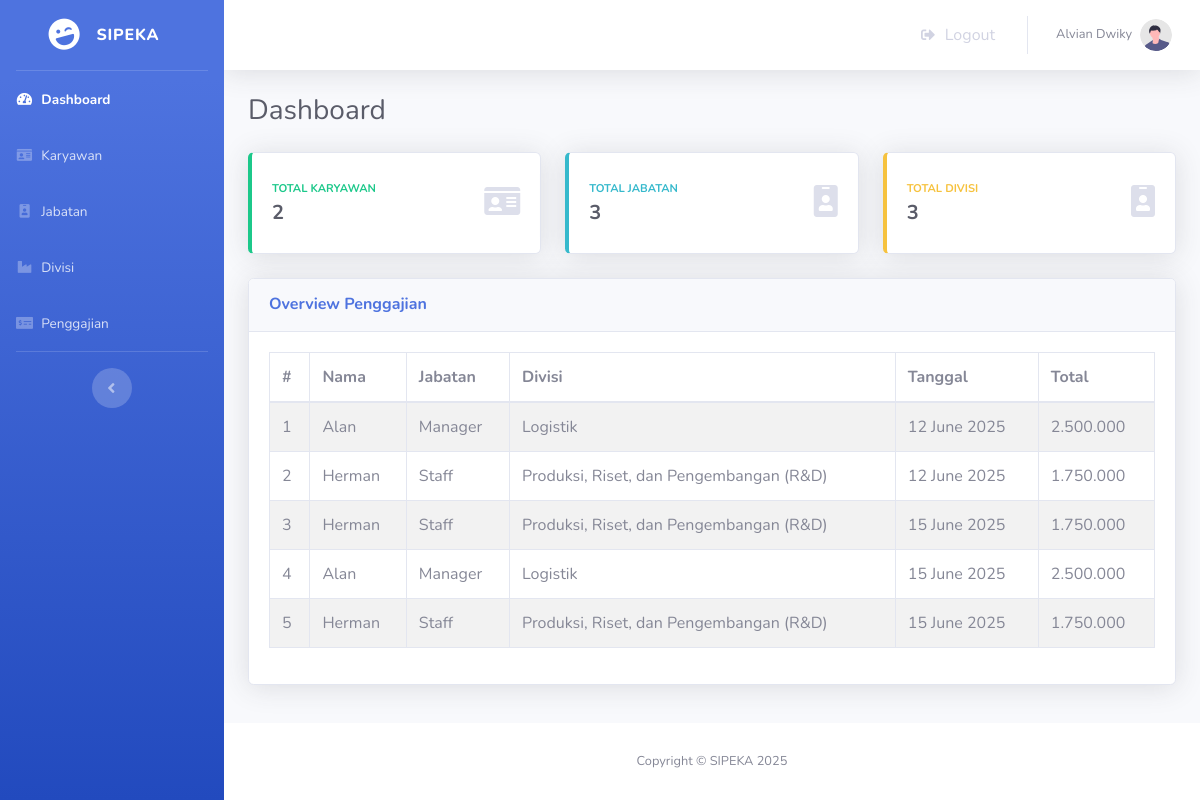
Page /hr/index.php (signed in) on the committed database.
### tables this page shows
CREATE TABLE `penggajian` (
  `id_penggajian` int(11) NOT NULL,
  `id_karyawan` int(11) DEFAULT NULL,
  `tanggal` date DEFAULT current_timestamp()
);

CREATE TABLE `karyawan` (
  `id_karyawan` int(11) NOT NULL,
  `nama` varchar(100) DEFAULT NULL,
  `nik` varchar(20) DEFAULT NULL,
  `id_jabatan` int(11) DEFAULT NULL,
  `id_divisi` int(11) DEFAULT NULL
);

CREATE TABLE `jabatan` (
  `id_jabatan` int(11) NOT NULL,
  `nama_jabatan` varchar(50) DEFAULT NULL,
  `gaji_pokok` int(11) DEFAULT NULL
);

CREATE TABLE `divisi` (
  `id_divisi` int(11) NOT NULL,
  `nama_divisi` varchar(50) DEFAULT NULL,
  `tunjangan` int(11) NOT NULL
);

### hr/index.php (the view, shortened to what this page needs)
<!DOCTYPE html>
<html lang="en">
<head>
    <?php
        require('../config.php');
    ?>
    <link href="vendor/fontawesome-free/css/all.min.css" rel="stylesheet" type="text/css">
    <link href="css/sb-admin-2.css" rel="stylesheet">
</head>
<body id="page-top">
    <div id="wrapper">
        <ul class="navbar-nav bg-gradient-primary sidebar sidebar-dark accordion" id="accordionSidebar">
            <a class="sidebar-brand d-flex align-items-center justify-content-center" href="index.php">
                <div class="sidebar-brand-icon rotate-n-15">
                    <i class="fas fa-laugh-wink"></i>
                </div>
                <div class="sidebar-brand-text mx-3">SIPEKA</div>
            </a>
            <hr class="sidebar-divider my-0">
            <li class="nav-item active">
                <a class="nav-link" href="index.php">
                    <i class="fas fa-fw fa-tachometer-alt"></i>
                    <span>Dashboard</span></a>
            </li>
            <li class="nav-item">
                <a class="nav-link" href="karyawan.php">
                    <i class="fas fa-fw fa-id-card"></i>
                    <span>Karyawan</span></a>
            </li>
            <li class="nav-item">
                <a class="nav-link" href="jabatan.php">
                    <i class="fas fa-fw fa-id-badge"></i>
                    <span>Jabatan</span></a>
            </li>
            <li class="nav-item">
                <a class="nav-link" href="divisi.php">
                    <i class="fas fa-fw fa-industry"></i>
                    <span>Divisi</span></a>
            </li>
            <li class="nav-item">
                <a class="nav-link" href="penggajian.php">
                    <i class="fas fa-fw fa-money-check-alt"></i>
                    <span>Penggajian</span></a>
            </li>
            <hr class="sidebar-divider d-none d-md-block">
            <div class="text-center d-none d-md-inline">
                <button class="rounded-circle border-0" id="sidebarToggle"></button>
            </div>
        </ul>
        <div id="content-wrapper" class="d-flex flex-column">
            <div id="content">
                <nav class="navbar navbar-expand navbar-light bg-white topbar mb-4 static-top shadow">
                    <ul class="navbar-nav ml-auto">
                        <div class="nav-item no-arrow mx-1">
                            <a class="nav-link" href="../logout.php" data-toggle="modal" data-target="#logoutModal">
                                <i class="fas fa-sign-out-alt fa-sm fa-fw mr-2"></i>
                                Logout
                            </a>
                        </div>
                        <div class="nav-item dropdown no-arrow">
                            <div class="nav-link dropdown-toggle" aria-haspopup="true" aria-expanded="false">
                                <span class="mr-2 d-none d-lg-inline text-gray-600 small"><?php echo $_SESSION['nama'] ?></span>
                                <img class="img-profile rounded-circle"
                                    src="img/undraw_profile.svg">
                            </div>
                        </div>
                    </ul>
                </nav>
                <div class="container-fluid">
                    <div class="d-sm-flex align-items-center justify-content-between mb-4">
                        <h1 class="h3 mb-0 text-gray-800">Dashboard</h1>
                    </div>
                    <div class="row">
                        <div class="col-xl-4 col-md-6 mb-4">
                            <div class="card border-left-success shadow h-100 py-2">
                                <div class="card-body">
                                    <div class="row no-gutters align-items-center">
                                        <div class="col mr-2">
                                            <div class="text-xs font-weight-bold text-success text-uppercase mb-1">Total Karyawan</div>
                                            <div class="h5 mb-0 font-weight-bold text-gray-800">
                                                <?php
                                                    $q = "select count(*) as total from karyawan";
                                                    $r = mysqli_query($con, $q);
                                                    $dt = mysqli_fetch_assoc($r)
                                                ?>
                                                <div class="h5 mb-0 font-weight-bold text-gray-800"><?php echo $dt['total'] ?></div>
                                            </div>
                                        </div>
                                        <div class="col-auto">
                                            <i class="fas fa-id-card fa-2x text-gray-300"></i>
                                        </div>
                                    </div>
                                </div>
                            </div>
                        </div>
                        <div class="col-xl-4 col-md-6 mb-4">
                            <div class="card border-left-info shadow h-100 py-2">
                                <div class="card-body">
                                    <div class="row no-gutters align-items-center">
                                        <div class="col mr-2">
                                            <div class="text-xs font-weight-bold text-info text-uppercase mb-1">Total Jabatan</div>
                                            <div class="h5 mb-0 font-weight-bold text-gray-800">
                                                <?php
                                                    $q = "select count(*) as total from jabatan";
                                                    $r = mysqli_query($con, $q);
                                                    $dt = mysqli_fetch_assoc($r)
                                                ?>
                                                <div class="h5 mb-0 font-weight-bold text-gray-800"><?php echo $dt['total'] ?></div>
                                            </div>
                                        </div>
                                        <div class="col-auto">
                                            <i class="fas fa-id-badge fa-2x text-gray-300"></i>
                                        </div>
                                    </div>
                                </div>
                            </div>
                        </div>
                        <div class="col-xl-4 col-md-6 mb-4">
                            <div class="card border-left-warning shadow h-100 py-2">
                                <div class="card-body">
                                    <div class="row no-gutters align-items-center">
                                        <div class="col mr-2">
                                            <div class="text-xs font-weight-bold text-warning text-uppercase mb-1">Total Divisi</div>
                                            <div class="h5 mb-0 font-weight-bold text-gray-800">
                                                <?php
                                                    $q = "select count(*) as total from divisi";
                                                    $r = mysqli_query($con, $q);
                                                    $dt = mysqli_fetch_assoc($r)
                                                ?>
                                                <div class="h5 mb-0 font-weight-bold text-gray-800"><?php echo $dt['total'] ?></div>
                                            </div>
                                        </div>
                                        <div class="col-auto">
                                            <i class="fas fa-id-badge fa-2x text-gray-300"></i>
                                        </div>
                                    </div>
                                </div>
                            </div>
                        </div>
                    </div>
                    <div class="row">
                        <div class="col-xl-12">
                            <div class="card shadow mb-4">
                                <div
                                    class="card-header py-3 d-flex flex-row align-items-center justify-content-between">
                                    <h6 class="m-0 font-weight-bold text-primary">Overview Penggajian</h6>
                                </div>
                                <div class="card-body">
                                    <div class="table-responsive">
                                    <table class="table table-striped table-bordered">
                                        <thead>
                                            <tr>
                                            <th scope="col">#</th>
                                            <th scope="col">Nama</th>
                                            <th scope="col">Jabatan</th>
                                            <th scope="col">Divisi</th>
                                            <th scope="col">Tanggal</th>
                                            <th scope="col">Total</th>
                                            </tr>
                                        </thead>
                                        <tbody>
                                            <?php
                                                $q = "SELECT *, (j.gaji_pokok + d.tunjangan) AS total_gaji FROM penggajian p JOIN karyawan k ON p.id_karyawan = k.id_karyawan JOIN jabatan j ON k.id_jabatan = j.id_jabatan JOIN divisi d ON k.id_divisi = d.id_divisi ORDER BY p.tanggal ASC";
                                                $r = mysqli_query($con,$q);
                                                $i=1;
                                                if($r){
                                                    while($row = mysqli_fetch_assoc($r)){
                                                        $tanggal = $row['tanggal'];
                                                        echo "<tr>";
                                                        echo "<td>$i</td>";
                                                        echo "<td>$row[nama]</td>";
                                                        echo "<td>$row[nama_jabatan]</td>";
                                                        echo "<td>$row[nama_divisi]</td>";
                                                        echo "<td>" . date('d F Y', strtotime($tanggal)) . "</td>";
                                                        echo "<td>" . number_format($row['total_gaji'], 0, ',', '.') . "</td>";
                                                        echo "</tr>";
                                                        $i++;
                                                    }
                                                }
                                            ?>
                                        </tbody>
                                    </table>
                                </div>
                                </div>
                            </div>
                        </div>
                    </div>
                </div>
            </div>
            <footer class="sticky-footer bg-white">
                <div class="container my-auto">
                    <div class="copyright text-center my-auto">
                        <span>Copyright &copy; SIPEKA 2025</span>
                    </div>
                </div>
            </footer>
        </div>
    </div>
</body>
</html>

### rows in the picture
penggajian: id_karyawan.nama "Alan", jabatan.nama_jabatan "Manager", divisi.nama_divisi "Logistik", tanggal "12 June 2025", total_gaji "2.500.000"
penggajian: id_karyawan.nama "Herman", jabatan.nama_jabatan "Staff", divisi.nama_divisi "Produksi, Riset, dan Pengembangan (R&D)", tanggal "12 June 2025", total_gaji "1.750.000"
penggajian: id_karyawan.nama "Herman", jabatan.nama_jabatan "Staff", divisi.nama_divisi "Produksi, Riset, dan Pengembangan (R&D)", tanggal "15 June 2025", total_gaji "1.750.000"
penggajian: id_karyawan.nama "Alan", jabatan.nama_jabatan "Manager", divisi.nama_divisi "Logistik", tanggal "15 June 2025", total_gaji "2.500.000"
penggajian: id_karyawan.nama "Herman", jabatan.nama_jabatan "Staff", divisi.nama_divisi "Produksi, Riset, dan Pengembangan (R&D)", tanggal "15 June 2025", total_gaji "1.750.000"

### other values in the picture
$_SESSION['nama'] "Alvian Dwiky"
$dt['total'] "2"
$dt['total'] "3"
